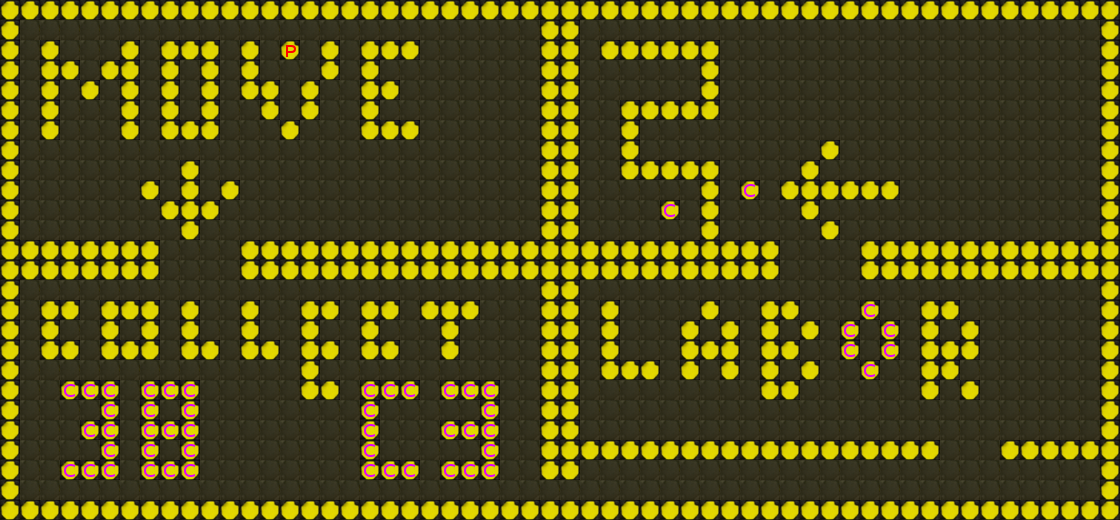

Tiled map render using the project's own tile images. Description and the whole map definition, tile-layer contents included, below:
An orthogonal 56x26 tile map with 20x20 px tiles, 1 tile layer (Display).

<map version="1.10" tiledversion="1.11.0" orientation="orthogonal" renderorder="right-down" width="56" height="26" tilewidth="20" tileheight="20" infinite="0" nextlayerid="5" nextobjectid="1">
 <tileset firstgid="1" name="ff" tilewidth="20" tileheight="20" tilecount="4" columns="4">
  <image source="rogueflip_tiles.jpg" width="80" height="20" />
  <tile id="0">
   <properties>
    <property name="blink_interval" type="float" value="0" />
    <property name="type" value="back" />
   </properties>
  </tile>
  <tile id="1">
   <properties>
    <property name="blink_interval" type="float" value="0" />
    <property name="type" value="wall" />
   </properties>
  </tile>
  <tile id="2">
   <properties>
    <property name="blink_interval" type="float" value="0.2" />
    <property name="type" value="player" />
   </properties>
  </tile>
  <tile id="3">
   <properties>
    <property name="blink_interval" type="float" value="0.5" />
    <property name="type" value="coin" />
   </properties>
  </tile>
 </tileset>
 <layer id="4" name="Display" width="56" height="26">
  <data encoding="csv">
2,2,2,2,2,2,2,2,2,2,2,2,2,2,2,2,2,2,2,2,2,2,2,2,2,2,2,2,2,2,2,2,2,2,2,2,2,2,2,2,2,2,2,2,2,2,2,2,2,2,2,2,2,2,2,2,
2,1,1,1,1,1,1,1,1,1,1,1,1,1,1,1,1,1,1,1,1,1,1,1,1,1,1,2,2,1,1,1,1,1,1,1,1,1,1,1,1,1,1,1,1,1,1,1,1,1,1,1,1,1,1,2,
2,1,2,1,1,1,2,1,2,2,2,1,2,1,3,1,2,1,2,2,2,1,1,1,1,1,1,2,2,1,2,2,2,2,2,2,1,1,1,1,1,1,1,1,1,1,1,1,1,1,1,1,1,1,1,2,
2,1,2,2,1,2,2,1,2,1,2,1,2,1,1,1,2,1,2,1,1,1,1,1,1,1,1,2,2,1,1,1,1,1,1,2,1,1,1,1,1,1,1,1,1,1,1,1,1,1,1,1,1,1,1,2,
2,1,2,1,2,1,2,1,2,1,2,1,2,2,1,2,1,1,2,2,1,1,1,1,1,1,1,2,2,1,1,1,1,1,1,2,1,1,1,1,1,1,1,1,1,1,1,1,1,1,1,1,1,1,1,2,
2,1,2,1,1,1,2,1,2,1,2,1,1,2,1,2,1,1,2,1,1,1,1,1,1,1,1,2,2,1,1,2,2,2,2,2,1,1,1,1,1,1,1,1,1,1,1,1,1,1,1,1,1,1,1,2,
2,1,2,1,1,1,2,1,2,2,2,1,1,1,2,1,1,1,2,2,2,1,1,1,1,1,1,2,2,1,1,2,1,1,1,1,1,1,1,1,1,1,1,1,1,1,1,1,1,1,1,1,1,1,1,2,
2,1,1,1,1,1,1,1,1,1,1,1,1,1,1,1,1,1,1,1,1,1,1,1,1,1,1,2,2,1,1,2,1,1,1,1,1,1,1,1,1,2,1,1,1,1,1,1,1,1,1,1,1,1,1,2,
2,1,1,1,1,1,1,1,1,2,1,1,1,1,1,1,1,1,1,1,1,1,1,1,1,1,1,2,2,1,1,2,2,2,2,2,1,1,1,1,2,1,1,1,1,1,1,1,1,1,1,1,1,1,1,2,
2,1,1,1,1,1,1,2,1,2,1,2,1,1,1,1,1,1,1,1,1,1,1,1,1,1,1,2,2,1,1,1,1,1,1,2,1,4,1,2,2,2,2,2,2,1,1,1,1,1,1,1,1,1,1,2,
2,1,1,1,1,1,1,1,2,2,2,1,1,1,1,1,1,1,1,1,1,1,1,1,1,1,1,2,2,1,1,1,1,4,1,2,1,1,1,1,2,1,1,1,1,1,1,1,1,1,1,1,1,1,1,2,
2,1,1,1,1,1,1,1,1,2,1,1,1,1,1,1,1,1,1,1,1,1,1,1,1,1,1,2,2,1,1,1,1,1,1,2,1,1,1,1,1,2,1,1,1,1,1,1,1,1,1,1,1,1,1,2,
2,2,2,2,2,2,2,2,1,1,1,1,2,2,2,2,2,2,2,2,2,2,2,2,2,2,2,2,2,2,2,2,2,2,2,2,2,2,2,1,1,1,1,2,2,2,2,2,2,2,2,2,2,2,2,2,
2,2,2,2,2,2,2,2,1,1,1,1,2,2,2,2,2,2,2,2,2,2,2,2,2,2,2,2,2,2,2,2,2,2,2,2,2,2,2,1,1,1,1,2,2,2,2,2,2,2,2,2,2,2,2,2,
2,1,1,1,1,1,1,1,1,1,1,1,1,1,1,1,1,1,1,1,1,1,1,1,1,1,1,2,2,1,1,1,1,1,1,1,1,1,1,1,1,1,1,1,1,1,1,1,1,1,1,1,1,1,1,2,
2,1,2,2,1,2,2,2,1,2,1,1,2,1,1,2,2,1,2,2,1,2,2,2,1,1,1,2,2,1,2,1,1,1,1,2,1,1,2,2,1,1,1,4,1,1,2,2,1,1,1,1,1,1,1,2,
2,1,2,1,1,2,1,2,1,2,1,1,2,1,1,2,1,1,2,1,1,1,2,1,1,1,1,2,2,1,2,1,1,1,2,1,2,1,2,1,2,1,4,1,4,1,2,1,2,1,1,1,1,1,1,2,
2,1,2,2,1,2,2,2,1,2,2,1,2,2,1,2,2,1,2,2,1,1,2,1,1,1,1,2,2,1,2,1,1,1,2,2,2,1,2,2,1,1,4,1,4,1,2,2,2,1,1,1,1,1,1,2,
2,1,1,1,1,1,1,1,1,1,1,1,1,1,1,2,1,1,1,1,1,1,1,1,1,1,1,2,2,1,2,2,2,1,2,1,2,1,2,1,2,1,1,4,1,1,2,2,1,1,1,1,1,1,1,2,
2,1,1,4,4,4,1,4,4,4,1,1,1,1,1,2,2,1,4,4,4,1,4,4,4,1,1,2,2,1,1,1,1,1,1,1,1,1,2,2,1,1,1,1,1,1,2,1,2,1,1,1,1,1,1,2,
2,1,1,1,1,4,1,4,1,4,1,1,1,1,1,1,1,1,4,1,1,1,1,1,4,1,1,2,2,1,1,1,1,1,1,1,1,1,1,1,1,1,1,1,1,1,1,1,1,1,1,1,1,1,1,2,
2,1,1,1,4,4,1,4,4,4,1,1,1,1,1,1,1,1,4,1,1,1,4,4,4,1,1,2,2,1,1,1,1,1,1,1,1,1,1,1,1,1,1,1,1,1,1,1,1,1,1,1,1,1,1,2,
2,1,1,1,1,4,1,4,1,4,1,1,1,1,1,1,1,1,4,1,1,1,1,1,4,1,1,2,2,2,2,2,2,2,2,2,2,2,2,2,2,2,2,2,2,2,2,1,1,1,2,2,2,2,2,2,
2,1,1,4,4,4,1,4,4,4,1,1,1,1,1,1,1,1,4,4,4,1,4,4,4,1,1,2,2,1,1,1,1,1,1,1,1,1,1,1,1,1,1,1,1,1,1,1,1,1,1,1,1,1,1,2,
2,1,1,1,1,1,1,1,1,1,1,1,1,1,1,1,1,1,1,1,1,1,1,1,1,1,1,1,1,1,1,1,1,1,1,1,1,1,1,1,1,1,1,1,1,1,1,1,1,1,1,1,1,1,1,2,
2,2,2,2,2,2,2,2,2,2,2,2,2,2,2,2,2,2,2,2,2,2,2,2,2,2,2,2,2,2,2,2,2,2,2,2,2,2,2,2,2,2,2,2,2,2,2,2,2,2,2,2,2,2,2,2
</data>
 </layer>
</map>
